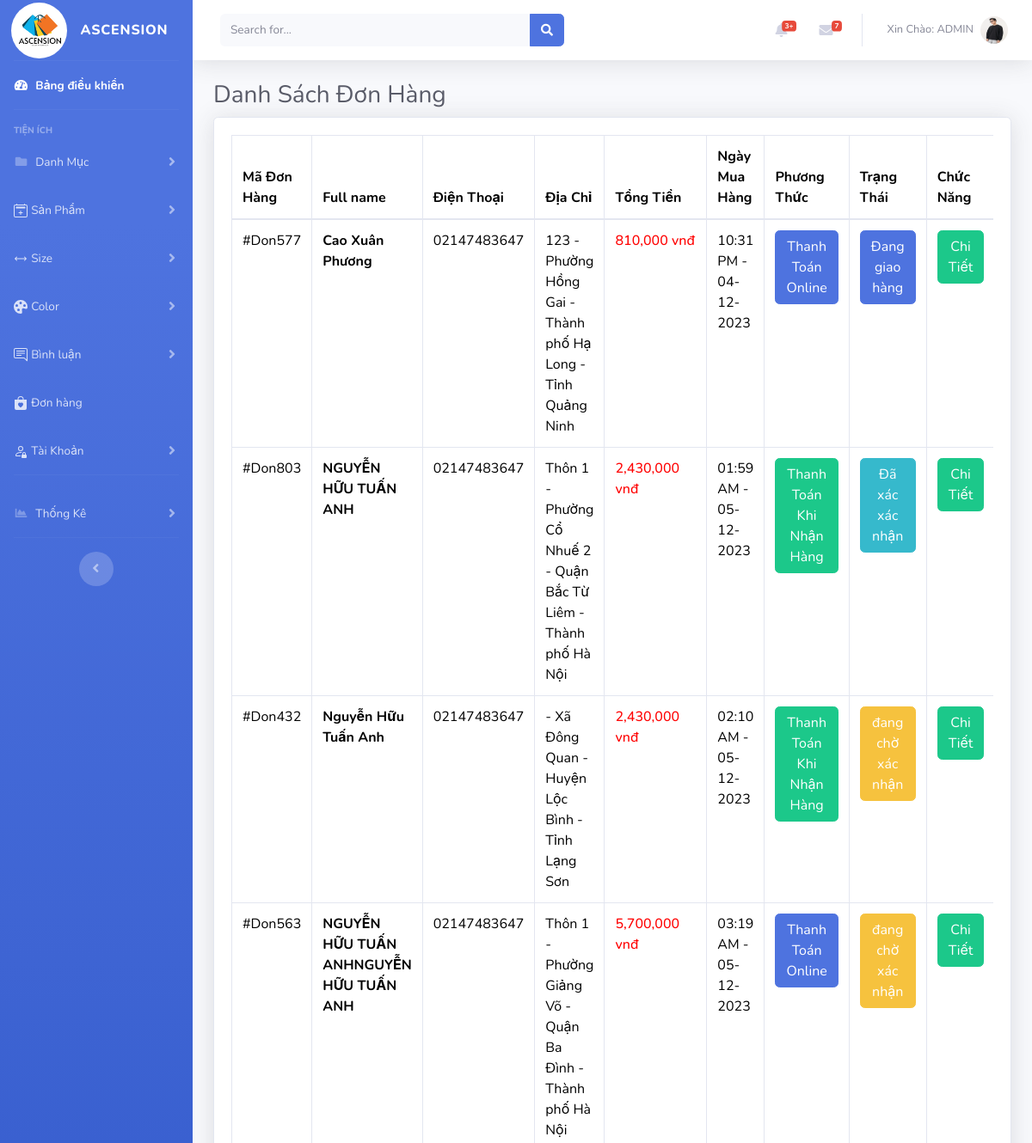
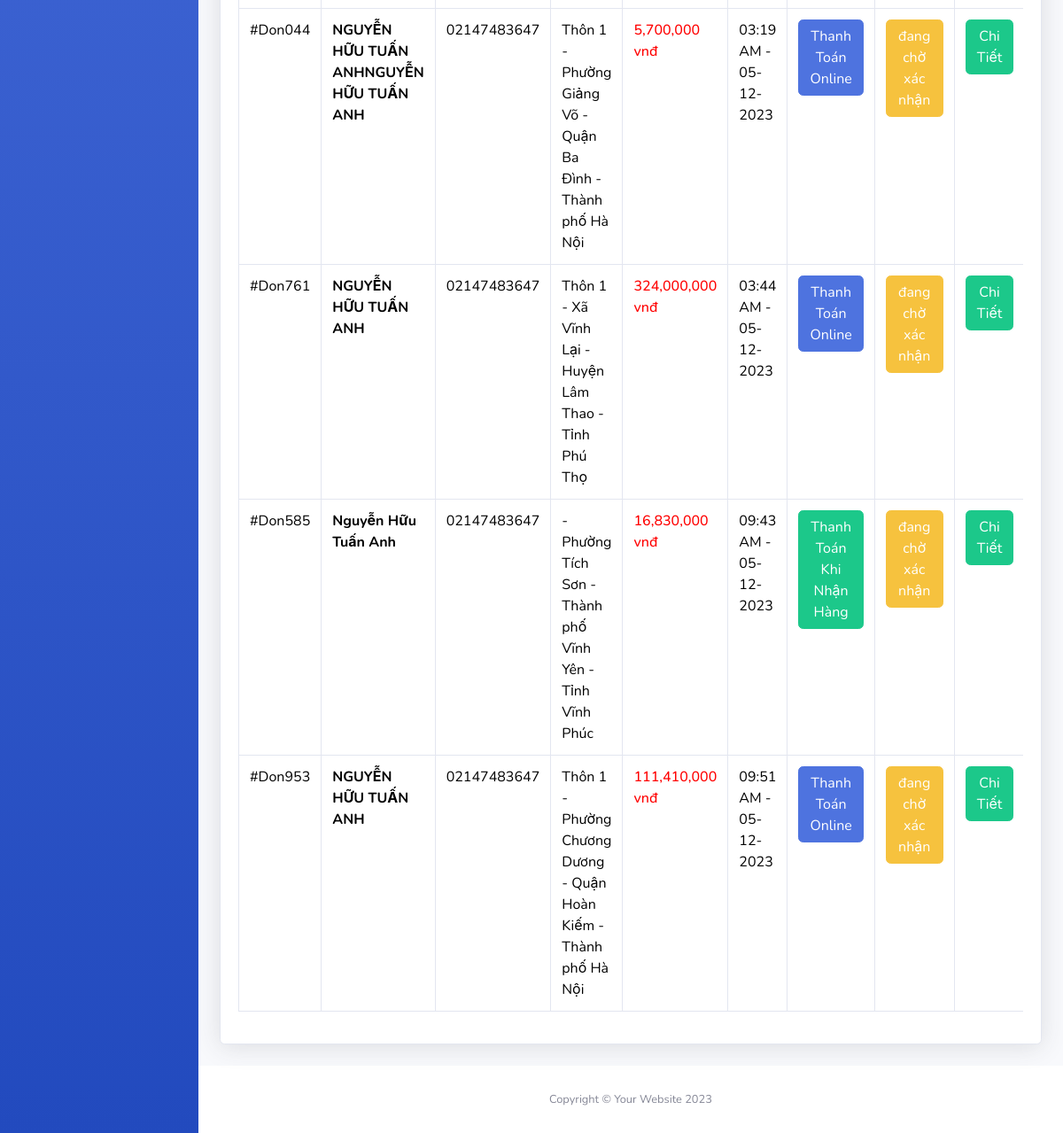
Page /admin/index.php?act=donhang (signed in) on the committed database (2 pictures, top to bottom).
### tables this page shows
CREATE TABLE `chitiet_donhang` (
  `id_ctdon` int(11) NOT NULL,
  `id_tk` int(11) NOT NULL,
  `ma_don` varchar(25) NOT NULL,
  `full_name` varchar(150) NOT NULL,
  `phone` int(11) NOT NULL,
  `dia_chi` text NOT NULL,
  `thoi_gian` datetime NOT NULL,
  `thanh_tien` int(11) NOT NULL,
  `trang_thai` tinyint(4) NOT NULL DEFAULT 0,
  `thanh_toan` tinyint(4) DEFAULT 0
);

### model/pdo.php (called while the page is built, shortened)
<?php
function pdo_get_connection(){
    $dburl = "mysql:host=127.0.0.1;dbname=duan1;charset=utf8";
    $username = 'root';
    $password = '';
    $conn = new PDO($dburl, $username, $password);
    $conn->setAttribute(PDO::ATTR_ERRMODE, PDO::ERRMODE_EXCEPTION);
    return $conn;
}
function pdo_query($sql){
    $sql_args = array_slice(func_get_args(), 1);
    try{
        $conn = pdo_get_connection();
        $stmt = $conn->prepare($sql);
        $stmt->execute($sql_args);
        $rows = $stmt->fetchAll();
        return $rows;
    }
    catch(PDOException $e){
        throw $e;
    }
    finally{
        unset($conn);
    }
}

### model/donhang.php (called while the page is built, shortened)
<?php
function load_don(){
    $sql = "SELECT * FROM `chitiet_donhang` " ;
    $don = pdo_query($sql) ;
    return $don ;
}
?>

### admin/donhang/list.php (the view, shortened to what this page needs)
<div class="container-fluid">
  <h1 class="h3 mb-2 text-gray-800">Danh Sách Đơn Hàng</h1>
  <div class="card shadow mb-4">
    <div class="card-body">
      <div class="table-responsive">
        <table class="table table-bordered" id="dataTable" width="100%" cellspacing="0">
          <thead>
            <tr>
              <th>Mã Đơn Hàng</th>
              <th>Full name</th>
              <th>Điện Thoại</th>
              <th>Địa Chỉ</th>
              <th>Tổng Tiền</th>
              <th>Ngày Mua Hàng</th>
              <th>Phương Thức</th>
              <th>Trạng Thái</th>
              <th>Chức Năng</th>
            </tr>
          </thead>
          <tbody>
            <?php foreach ($don as $key => $value) : ?>
              <tr>
                <td><?= $value['ma_don'] ?></td>
                <td><strong><?= $value['full_name'] ?></strong></td>
                <td>0<?= $value['phone'] ?></td>
                <td><?= $value['dia_chi'] ?></td>
                <td style="color:red; font-weight:500"><?= number_format($value['thanh_tien'], 0, '.', ',') ?> vnđ</td>
                <td><?php
                    $dateTime = new DateTime($value['thoi_gian']);
                    $newFormat = $dateTime->format('h:i A - d-m-Y ');
                    echo $newFormat;
                    ?></td>
                <td>
                  <?php
                  if ($value['thanh_toan'] == 0) {
                    echo "<p class='btn btn-primary'>Thanh Toán Online</p>";
                  } else {
                    echo " <p class='btn btn-success'>Thanh Toán Khi Nhận Hàng</p>";
                  }
                  ?>
                </td>
                <td><?php
                    if ($value['trang_thai'] == 0) {
                      echo "<p class='btn btn-warning'>đang chờ xác nhận</p>";
                    } elseif ($value['trang_thai'] == 1) {
                      echo "<p class='btn btn-info'>Đã xác xác nhận</p>";
                    } elseif ($value['trang_thai'] == 2) {
                      echo "<p class='btn btn-primary'>Đang giao hàng </p>";
                    } elseif ($value['trang_thai'] == 3) {
                      echo " <p class='btn btn-success'>Đã Đã Nhận Hàng</p>";
                    } else {
                      echo "<p class='btn btn-danger'>Đã Hủy</p>";
                    }
                    ?></td>
                <td>
                  <a href="?act=donct&idd=<?= $value['id_ctdon'] . '&trang=' . $value['trang_thai'] ?>" " class=" btn btn-success">Chi Tiết</a>
                </td>
              </tr>
            <?php endforeach ?>
          </tbody>
        </table>
      </div>
    </div>
  </div>
</div>

### rows in the picture
chitiet_donhang: ma_don "#Don577", full_name "Cao Xuân Phương", phone "2147483647", dia_chi "123 - Phường Hồng Gai - Thành phố Hạ Long -Tỉnh Quảng Ninh", thanh_tien "810,000", thoi_gian "10:31 PM - 04-12-2023", thanh_toan "Thanh Toán Online", trang_thai "Đang giao hàng"
chitiet_donhang: ma_don "#Don803", full_name "NGUYỄN HỮU TUẤN ANH", phone "2147483647", dia_chi "Thôn 1 - Phường Cổ Nhuế 2 - Quận Bắc Từ Liêm -Thành phố Hà Nội", thanh_tien "2,430,000", thoi_gian "01:59 AM - 05-12-2023", thanh_toan "Thanh Toán Khi Nhận Hàng", trang_thai "Đã xác xác nhận"
chitiet_donhang: ma_don "#Don432", full_name "Nguyễn Hữu Tuấn Anh", phone "2147483647", dia_chi "- Xã Đông Quan - Huyện Lộc Bình -Tỉnh Lạng Sơn", thanh_tien "2,430,000", thoi_gian "02:10 AM - 05-12-2023", thanh_toan "Thanh Toán Khi Nhận Hàng", trang_thai "đang chờ xác nhận"
chitiet_donhang: ma_don "#Don563", full_name "NGUYỄN HỮU TUẤN ANHNGUYỄN HỮU TUẤN ANH", phone "2147483647", dia_chi "Thôn 1 - Phường Giảng Võ - Quận Ba Đình -Thành phố Hà Nội", thanh_tien "5,700,000", thoi_gian "03:19 AM - 05-12-2023", thanh_toan "Thanh Toán Online", trang_thai "đang chờ xác nhận"
chitiet_donhang: ma_don "#Don044", full_name "NGUYỄN HỮU TUẤN ANHNGUYỄN HỮU TUẤN ANH", phone "2147483647", dia_chi "Thôn 1 - Phường Giảng Võ - Quận Ba Đình -Thành phố Hà Nội", thanh_tien "5,700,000", thoi_gian "03:19 AM - 05-12-2023", thanh_toan "Thanh Toán Online", trang_thai "đang chờ xác nhận"
chitiet_donhang: ma_don "#Don761", full_name "NGUYỄN HỮU TUẤN ANH", phone "2147483647", dia_chi "Thôn 1 - Xã Vĩnh Lại - Huyện Lâm Thao -Tỉnh Phú Thọ", thanh_tien "324,000,000", thoi_gian "03:44 AM - 05-12-2023", thanh_toan "Thanh Toán Online", trang_thai "đang chờ xác nhận"
chitiet_donhang: ma_don "#Don585", full_name "Nguyễn Hữu Tuấn Anh", phone "2147483647", dia_chi "- Phường Tích Sơn - Thành phố Vĩnh Yên -Tỉnh Vĩnh Phúc", thanh_tien "16,830,000", thoi_gian "09:43 AM - 05-12-2023", thanh_toan "Thanh Toán Khi Nhận Hàng", trang_thai "đang chờ xác nhận"
chitiet_donhang: ma_don "#Don953", full_name "NGUYỄN HỮU TUẤN ANH", phone "2147483647", dia_chi "Thôn 1 - Phường Chương Dương - Quận Hoàn Kiếm -Thành phố Hà Nội", thanh_tien "111,410,000", thoi_gian "09:51 AM - 05-12-2023", thanh_toan "Thanh Toán Online", trang_thai "đang chờ xác nhận"

### other values in the picture
$_SESSION['username']['name_tk'] "ADMIN"
